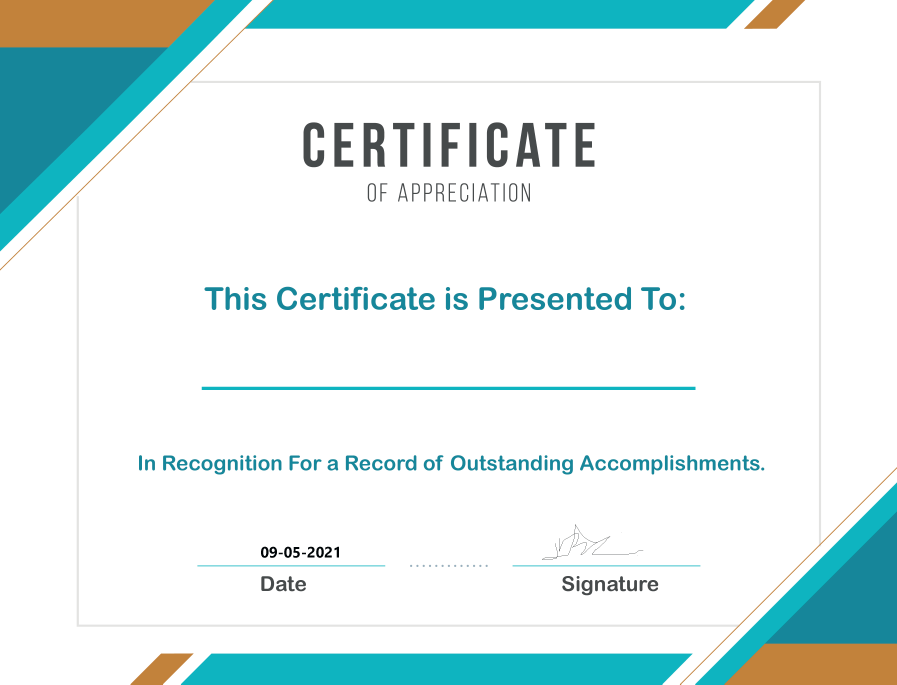
#> input picture Auto_certificate generator/Certi01/certificate_template.png, 3588 x 2737 px (shown at 1/4 size)
$ python cer.py   (older library calls are emulated)
#> lines starting #> are read from the running program, lines starting #| are printed output that depends on the picture
from PIL import Image, ImageDraw, ImageFont

# Path to the template certificate image
certificate_template = "certificate_template.png"

# Path to the font files
font_file = "arial.ttf"
signature_font_file = "signature.ttf"

# Text to be added on the certificate
participant_name = "John Doe"
event_name = "Certificate of Attendance"
date = "June 1, 2023"
signature = "Angad Kumar"

# Load the certificate template image
image = Image.open(certificate_template)
#> image is the input picture: PIL image 3588x2737 RGB; mean R, G, B 221.8, 237.5, 237.3

# Create a drawing object
draw = ImageDraw.Draw(image)

# Define the font sizes and font color
font_size = 48
signature_font_size = 36
font_color = (0, 0, 0)  # Black color

# Load the fonts
font = ImageFont.truetype(font_file, font_size)
signature_font = ImageFont.truetype(signature_font_file, signature_font_size)

# Calculate the position to place the participant's name
text_width, text_height = draw.textsize(participant_name, font=font)
#> text_width = 216; text_height = 55
x = (image.width - text_width) / 2
#> x = 1686
y = 400

# Add the participant's name to the certificate
draw.text((x, y), participant_name, font=font, fill=font_color)

# Calculate the position for the event name
text_width, text_height = draw.textsize(event_name, font=font)
#> text_width = 602; text_height = 46
x = (image.width - text_width) / 2
#> x = 1493
y += text_height + 20
#> y = 466

# Add the event name to the certificate
draw.text((x, y), event_name, font=font, fill=font_color)

# Calculate the position for the date
text_width, text_height = draw.textsize(date, font=font)
#> text_width = 303; text_height = 55
x = (image.width - text_width) / 2
#> x = 1642.5
y += text_height + 20
#> y = 541

# Add the date to the certificate
draw.text((x, y), date, font=font, fill=font_color)

# Calculate the position for the signature
text_width, text_height = draw.textsize(signature, font=signature_font)
#> text_width = 243; text_height = 41
x = image.width - text_width - 100
#> x = 3245
y = image.height - text_height - 100
#> y = 2596

# Add the signature to the certificate
draw.text((x, y), signature, font=signature_font, fill=font_color)

# Save the generated certificate
output_file = "generated_certificate.png"
image.save(output_file)
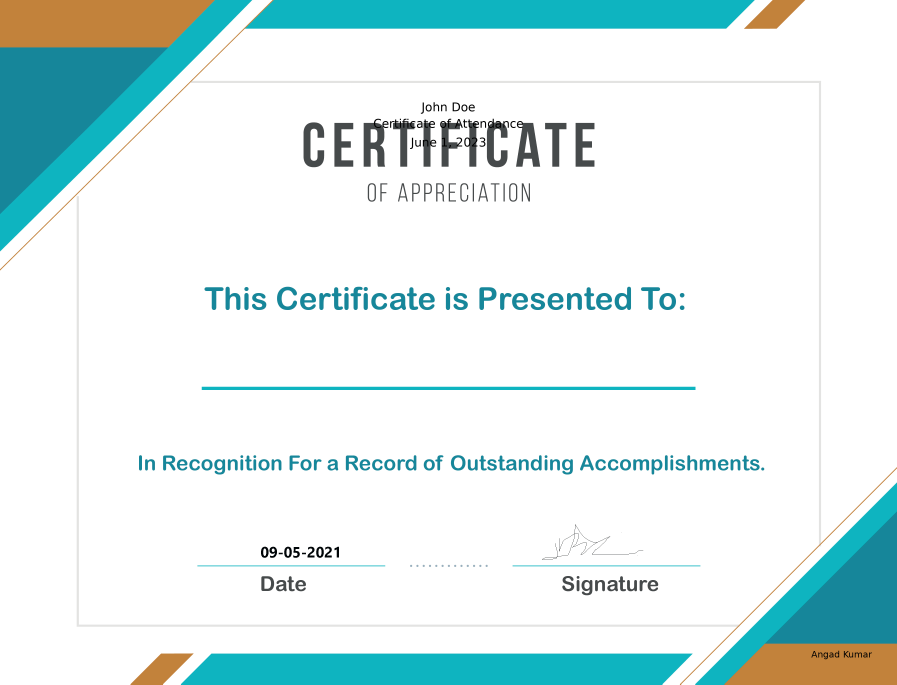
#> saved as generated_certificate.png: PIL image 3588x2737 RGB (shown at 1/4 size); mean R, G, B 221.5, 237.3, 237.1

print(f"Certificate generated and saved as {output_file}")
